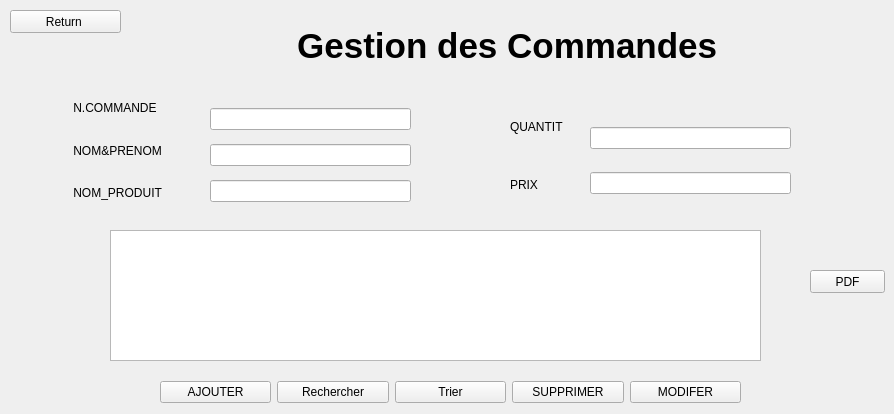
      <widget class="QWidget" name="page_64">
       <widget class="QLabel" name="label_175">
        <property name="geometry">
         <rect>
          <x>200</x>
          <y>20</y>
          <width>601</width>
          <height>51</height>
         </rect>
        </property>
        <property name="font">
         <font>
          <pointsize>26</pointsize>
          <weight>75</weight>
          <bold>true</bold>
         </font>
        </property>
        <property name="text">
         <string>          Gestion des Commandes</string>
        </property>
       </widget>
       <widget class="QPushButton" name="pushButton_327">
        <property name="geometry">
         <rect>
          <x>10</x>
          <y>10</y>
          <width>111</width>
          <height>23</height>
         </rect>
        </property>
        <property name="text">
         <string>Return </string>
        </property>
       </widget>
       <widget class="QWidget" name="layoutWidget_89">
        <property name="geometry">
         <rect>
          <x>160</x>
          <y>380</y>
          <width>581</width>
          <height>25</height>
         </rect>
        </property>
        <layout class="QHBoxLayout" name="horizontalLayout_22">
         <item>
          <widget class="QPushButton" name="pushButton_328">
           <property name="text">
            <string>AJOUTER</string>
           </property>
          </widget>
         </item>
         <item>
          <widget class="QPushButton" name="pushButton_329">
           <property name="text">
            <string>Rechercher</string>
           </property>
          </widget>
         </item>
         <item>
          <widget class="QPushButton" name="pushButton_330">
           <property name="text">
            <string>Trier</string>
           </property>
          </widget>
         </item>
         <item>
          <widget class="QPushButton" name="pushButton_331">
           <property name="text">
            <string>SUPPRIMER</string>
           </property>
          </widget>
         </item>
         <item>
          <widget class="QPushButton" name="pushButton_332">
           <property name="text">
            <string>MODIFER</string>
           </property>
          </widget>
         </item>
        </layout>
       </widget>
       <widget class="QTableView" name="tableView_29">
        <property name="geometry">
         <rect>
          <x>110</x>
          <y>230</y>
          <width>651</width>
          <height>131</height>
         </rect>
        </property>
       </widget>
       <widget class="QWidget" name="layoutWidget_90">
        <property name="geometry">
         <rect>
          <x>70</x>
          <y>90</y>
          <width>101</width>
          <height>121</height>
         </rect>
        </property>
        <layout class="QVBoxLayout" name="verticalLayout_73">
         <item>
          <widget class="QLabel" name="label_176">
           <property name="text">
            <string> N.COMMANDE</string>
           </property>
          </widget>
         </item>
         <item>
          <widget class="QLabel" name="label_177">
           <property name="text">
            <string> NOM&amp;PRENOM</string>
           </property>
          </widget>
         </item>
         <item>
          <widget class="QLabel" name="label_178">
           <property name="text">
            <string> NOM_PRODUIT</string>
           </property>
          </widget>
         </item>
        </layout>
       </widget>
       <widget class="QWidget" name="layoutWidget_91">
        <property name="geometry">
         <rect>
          <x>510</x>
          <y>100</y>
          <width>53</width>
          <height>111</height>
         </rect>
        </property>
        <layout class="QVBoxLayout" name="verticalLayout_74">
         <item>
          <widget class="QLabel" name="label_179">
           <property name="text">
            <string>QUANTITE</string>
           </property>
          </widget>
         </item>
         <item>
          <widget class="QLabel" name="label_180">
           <property name="text">
            <string>PRIX</string>
           </property>
          </widget>
         </item>
        </layout>
       </widget>
       <widget class="QWidget" name="layoutWidget_92">
        <property name="geometry">
         <rect>
          <x>210</x>
          <y>100</y>
          <width>201</width>
          <height>111</height>
         </rect>
        </property>
        <layout class="QVBoxLayout" name="verticalLayout_75">
         <item>
          <widget class="QLineEdit" name="lineEdit_127"/>
         </item>
         <item>
          <widget class="QLineEdit" name="lineEdit_128"/>
         </item>
         <item>
          <widget class="QLineEdit" name="lineEdit_129"/>
         </item>
        </layout>
       </widget>
       <widget class="QWidget" name="layoutWidget_93">
        <property name="geometry">
         <rect>
          <x>590</x>
          <y>110</y>
          <width>201</width>
          <height>101</height>
         </rect>
        </property>
        <layout class="QVBoxLayout" name="verticalLayout_76">
         <item>
          <widget class="QLineEdit" name="lineEdit_130"/>
         </item>
         <item>
          <widget class="QLineEdit" name="lineEdit_131"/>
         </item>
        </layout>
       </widget>
       <widget class="QPushButton" name="pushButton_333">
        <property name="geometry">
         <rect>
          <x>810</x>
          <y>270</y>
          <width>75</width>
          <height>23</height>
         </rect>
        </property>
        <property name="text">
         <string>PDF</string>
        </property>
       </widget>
      </widget>
